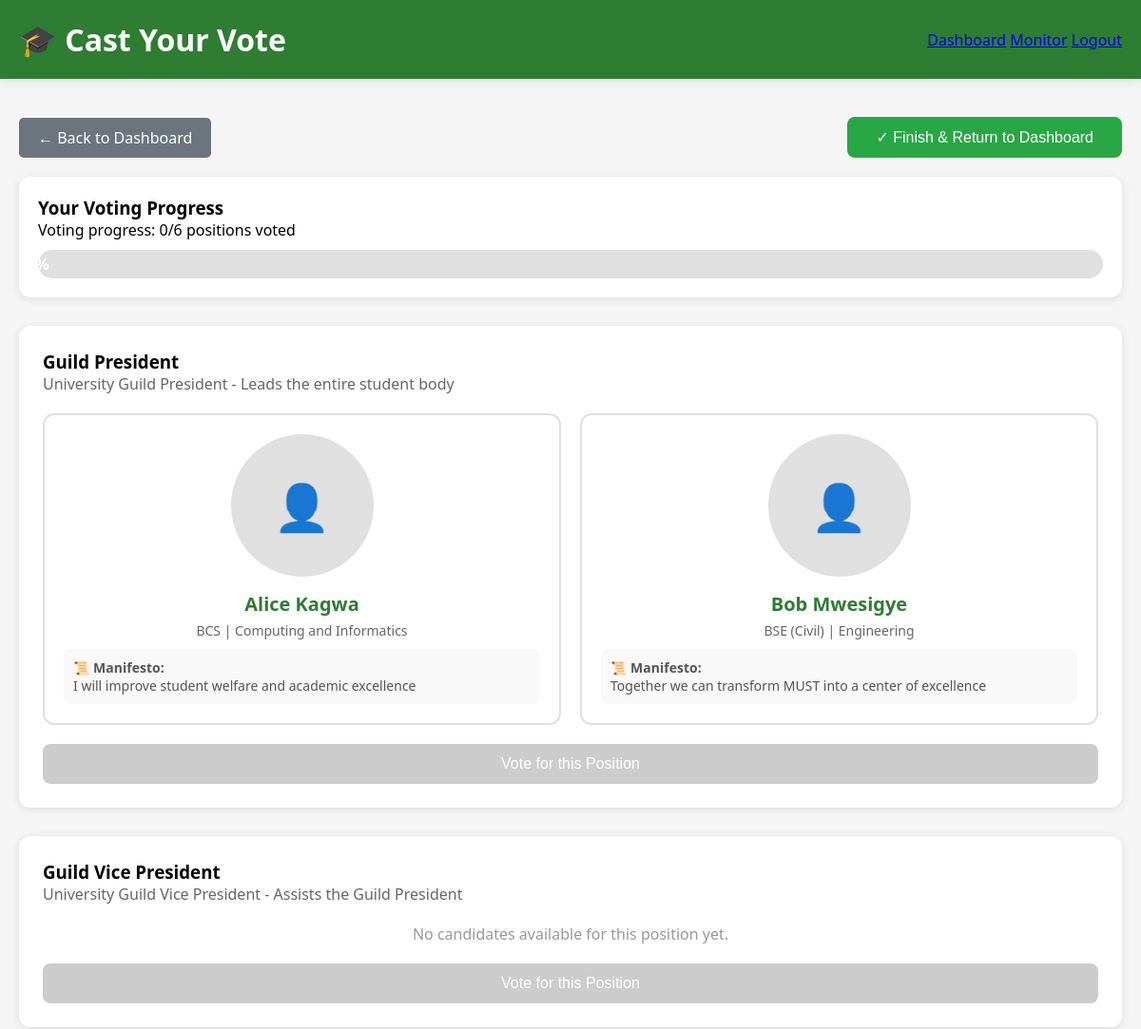
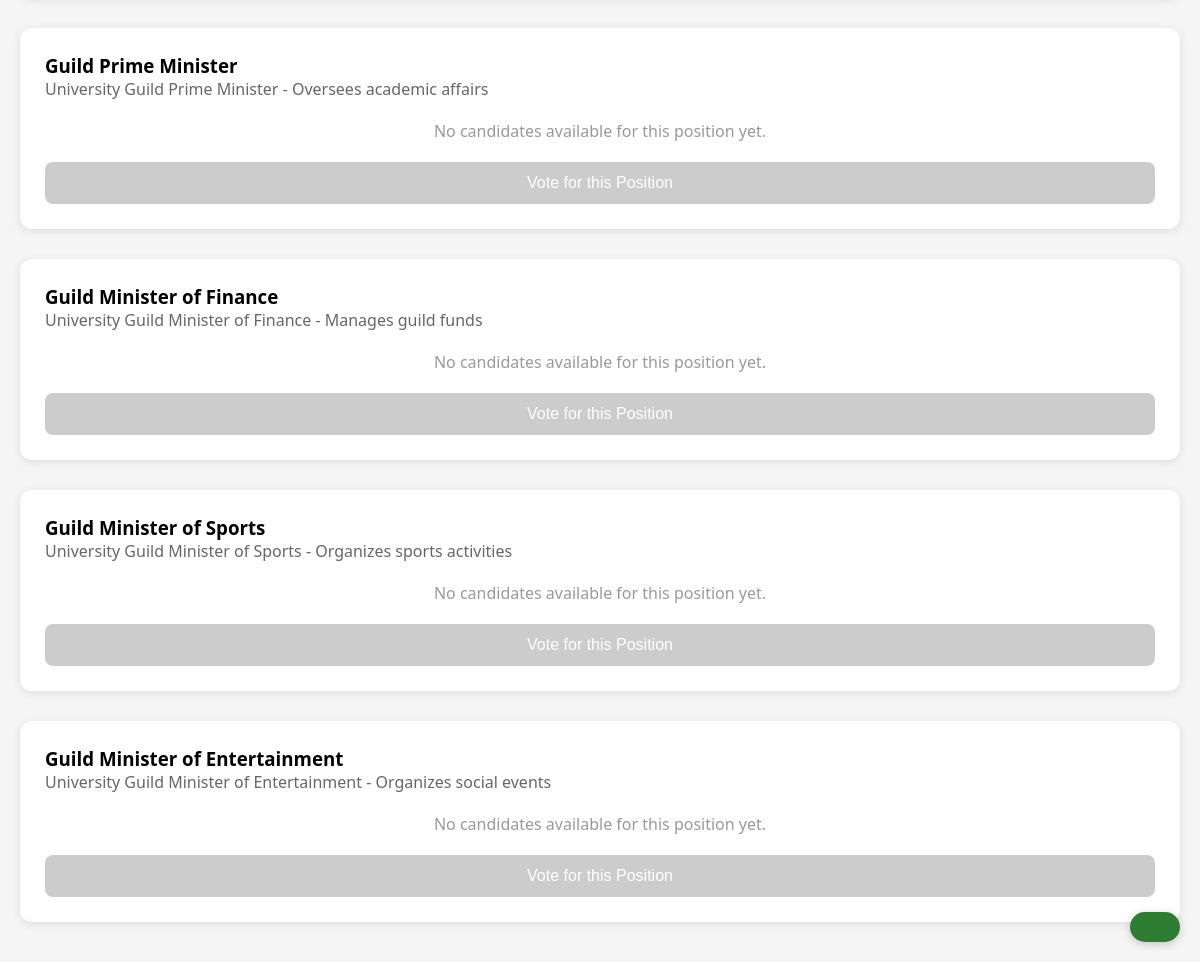
The page /index.php?page=vote&category=general (signed in) on the database its author committed (2 pictures, top to bottom).
### tables this page shows
CREATE TABLE posts (
    id INT PRIMARY KEY AUTO_INCREMENT,
    name VARCHAR(100) NOT NULL,
    category ENUM('general', 'faculty', 'regional') NOT NULL,
    faculty_filter VARCHAR(100) NULL,
    course_filter VARCHAR(50) NULL,
    location_filter VARCHAR(20) NULL,
    description TEXT,
    INDEX idx_category (category),
    INDEX idx_course (course_filter),
    INDEX idx_location (location_filter)
);

CREATE TABLE candidates (
    id INT PRIMARY KEY AUTO_INCREMENT,
    post_id INT NOT NULL,
    name VARCHAR(100) NOT NULL,
    email VARCHAR(100) NOT NULL,
    course VARCHAR(50) NOT NULL,
    faculty VARCHAR(100) NOT NULL,
    manifesto TEXT,
    image_url VARCHAR(255),
    created_at TIMESTAMP DEFAULT CURRENT_TIMESTAMP,
    FOREIGN KEY (post_id) REFERENCES posts(id) ON DELETE CASCADE,
    INDEX idx_post (post_id),
    INDEX idx_course (course)
);

### controller.php (called while the page is built)
<?php
class Controller {
    public function view($view, $data = []) {
        extract($data);
        require_once "views/" . $view . ".php";
    }
}
?>

### votecontroller.php (called while the page is built, shortened)
<?php
class VoteController extends Controller {
    public function showVotingPage($category) {
        $posts = [];
        $votedPosts = [];
        if ($category == 'general') {
            $posts = Post::getGeneralPosts();
        }
        $candidatesByPost = [];
        foreach ($posts as $post) {
            $candidatesByPost[$post['id']] = Candidate::getByPost($post['id']);
        }
        $this->view('user/voting', [
            'category' => $category,
            'posts' => $posts,
            'candidatesByPost' => $candidatesByPost,
            'votedPosts' => $votedPosts
        ]);
    }
}
?>

### post.php (called while the page is built, shortened)
<?php
class Post extends Model {
    public static function getGeneralPosts() {
        $db = Database::getInstance()->getConnection();
        $stmt = $db->query("SELECT * FROM posts WHERE category = 'general'");
        return $stmt->fetchAll(PDO::FETCH_ASSOC);
    }
}
?>

### candidate.php (called while the page is built, shortened)
<?php
class Candidate extends Model {
    public static function getByPost($postId) {
        $db = Database::getInstance()->getConnection();
        $stmt = $db->prepare("SELECT * FROM candidates WHERE post_id = ? ORDER BY name");
        $stmt->execute([$postId]);
        return $stmt->fetchAll(PDO::FETCH_ASSOC);
    }
}
?>

### voting.php (the view, shortened to what this page needs)
<!DOCTYPE html>
<html lang="en">
<head>
</head>
<body>
    <div class="header">
        <div class="header-content">
            <h1>🎓 Cast Your Vote</h1>
            <div>
                <a href="index.php?page=dashboard">Dashboard</a>
                <a href="index.php?page=monitor">Monitor</a>
                <a href="index.php?page=logout">Logout</a>
            </div>
        </div>
    </div>
    <div class="container">
        <div style="display: flex; justify-content: space-between; align-items: center; margin-bottom: 20px;">
            <a href="index.php?page=dashboard" class="btn-back">← Back to Dashboard</a>
            <button onclick="finishVoting()" class="btn-done" id="doneBtn">✓ Finish & Return to Dashboard</button>
        </div>
        <div class="progress-container">
            <h3>Your Voting Progress</h3>
            <div id="progressText">Voting progress: 0/<?php echo count($posts); ?> positions voted</div>
            <div class="progress-bar-container">
                <div class="progress-fill" id="progressFill" style="width: 0%">0%</div>
            </div>
        </div>
        <?php foreach($posts as $index => $post): ?>
            <div class="card" id="post-<?php echo $post['id']; ?>" data-post-id="<?php echo $post['id']; ?>" data-voted="false">
                <h3>
                    <?php echo htmlspecialchars($post['name']); ?>
                </h3>
                <p style="color: #666; margin-bottom: 15px;"><?php echo htmlspecialchars($post['description']); ?></p>
                <div class="candidate-grid">
                    <?php if(isset($candidatesByPost[$post['id']]) && count($candidatesByPost[$post['id']]) > 0): ?>
                        <?php foreach($candidatesByPost[$post['id']] as $candidate): ?>
                            <div class="candidate-card" onclick="selectCandidate(<?php echo $post['id']; ?>, <?php echo $candidate['id']; ?>, this)">
                                <?php if($candidate['image_url']): ?>
                                    <img src="<?php echo $candidate['image_url']; ?>" alt="<?php echo $candidate['name']; ?>" class="candidate-photo">
                                <?php else: ?>
                                    <div class="no-photo">👤</div>
                                <?php endif; ?>
                                <div class="candidate-name"><?php echo htmlspecialchars($candidate['name']); ?></div>
                                <div class="candidate-course"><?php echo htmlspecialchars($candidate['course']); ?> | <?php echo htmlspecialchars($candidate['faculty']); ?></div>
                                <?php if($candidate['manifesto']): ?>
                                    <div class="manifesto">
                                        <strong>📜 Manifesto:</strong><br>
                                        <?php echo nl2br(htmlspecialchars(substr($candidate['manifesto'], 0, 150))); ?>
                                    </div>
                                <?php endif; ?>
                            </div>
                        <?php endforeach; ?>
                    <?php else: ?>
                        <p style="text-align: center; color: #999;">No candidates available for this position yet.</p>
                    <?php endif; ?>
                </div>
                <button class="btn-vote" onclick="submitVote(<?php echo $post['id']; ?>)" id="voteBtn_<?php echo $post['id']; ?>" disabled>
                    Vote for this Position
                </button>
            </div>
        <?php endforeach; ?>
    </div>
    <div class="vote-status" id="voteStatus"></div>
</body>
</html>

### index.php (shortened to what this page needs)
<?php
require_once 'core/Controller.php';
$page = isset($_GET['page']) ? $_GET['page'] : 'login';
$action = isset($_GET['action']) ? $_GET['action'] : 'index';
switch($page) {
    case 'vote':
        $category = isset($_GET['category']) ? $_GET['category'] : '';
        $vote = new VoteController();
        if($action == 'cast') {
            $vote->castVote();
        } elseif($category) {
            $vote->showVotingPage($category);
        } else {
            header('Location: index.php?page=dashboard');
        }
        break;
}
?>

### voting.php (style rules this page uses)
* { margin: 0; padding: 0; box-sizing: border-box; }
body { font-family: 'Segoe UI', Tahoma, Geneva, Verdana, sans-serif; background: #f5f5f5; }
.header { background: #2e7d32; color: white; padding: 20px; box-shadow: 0 2px 10px rgba(0,0,0,0.1); }
.header-content { max-width: 1200px; margin: 0 auto; display: flex; justify-content: space-between; align-items: center; }
.container { max-width: 1200px; margin: 40px auto; padding: 0 20px; }
.card { background: white; border-radius: 12px; padding: 25px; margin-bottom: 30px; box-shadow: 0 2px 10px rgba(0,0,0,0.1); }
.candidate-grid { display: grid; grid-template-columns: repeat(auto-fit, minmax(300px, 1fr)); gap: 20px; margin-top: 20px; }
.candidate-card { border: 2px solid #e0e0e0; border-radius: 12px; padding: 20px; text-align: center; cursor: pointer; transition: all 0.3s; background: white; }
.no-photo { width: 150px; height: 150px; border-radius: 50%; background: #e0e0e0; display: flex; align-items: center; justify-content: center; margin: 0 auto 15px auto; font-size: 48px; }
.candidate-name { font-size: 20px; font-weight: bold; color: #2e7d32; margin-bottom: 5px; }
.candidate-course { color: #666; font-size: 14px; margin-bottom: 10px; }
.manifesto { font-size: 14px; color: #555; margin-top: 10px; padding: 10px; background: #f9f9f9; border-radius: 8px; text-align: left; }
.btn-vote { background: #2e7d32; color: white; padding: 12px 30px; border: none; border-radius: 8px; cursor: pointer; font-size: 16px; margin-top: 20px; width: 100%; }
.btn-vote:disabled { background: #ccc; cursor: not-allowed; }
.btn-back { background: #6c757d; color: white; padding: 10px 20px; border: none; border-radius: 5px; cursor: pointer; text-decoration: none; display: inline-block; }
.btn-done { background: #28a745; color: white; padding: 12px 30px; border: none; border-radius: 8px; cursor: pointer; font-size: 16px; margin-left: 10px; }
.vote-status { position: fixed; bottom: 20px; right: 20px; background: #2e7d32; color: white; padding: 15px 25px; border-radius: 50px; font-weight: bold; box-shadow: 0 2px 10px rgba(0,0,0,0.2); z-index: 1000; }
.progress-container { background: white; border-radius: 12px; padding: 20px; margin-bottom: 30px; box-shadow: 0 2px 10px rgba(0,0,0,0.1); }
.progress-bar-container { background: #e0e0e0; border-radius: 25px; height: 30px; overflow: hidden; margin-top: 10px; }
.progress-fill { background: #4caf50; height: 100%; display: flex; align-items: center; justify-content: center; color: white; font-weight: bold; transition: width 0.3s ease; }

### rows shown on the page
posts: name "Guild President", description "University Guild President - Leads the entire student body"
candidates: name "Alice Kagwa", course "BCS", faculty "Computing and Informatics", manifesto "I will improve student welfare and academic excellence"
candidates: name "Bob Mwesigye", course "BSE (Civil)", faculty "Engineering", manifesto "Together we can transform MUST into a center of excellence"
posts: name "Guild Vice President", description "University Guild Vice President - Assists the Guild President", shows "No candidates available for this position yet."
posts: name "Guild Prime Minister", description "University Guild Prime Minister - Oversees academic affairs", shows "No candidates available for this position yet."
posts: name "Guild Minister of Finance", description "University Guild Minister of Finance - Manages guild funds", shows "No candidates available for this position yet."
posts: name "Guild Minister of Sports", description "University Guild Minister of Sports - Organizes sports activities", shows "No candidates available for this position yet."
posts: name "Guild Minister of Entertainment", description "University Guild Minister of Entertainment - Organizes social events", shows "No candidates available for this position yet."

### other values the page prints
count($posts) "6"
